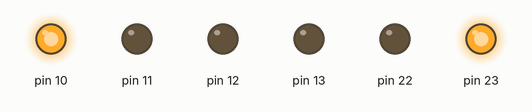
Simulated run of this sketch. Board: Arduino Uno, built with avr-gcc and run on an emulated ATmega328P. Parts: output pins drawn as LEDs (lit = HIGH).

Above: at 2.9 s.
At 6.3 s:
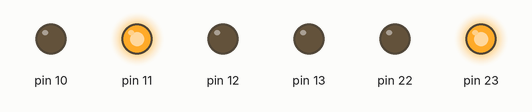
At 9.3 s:
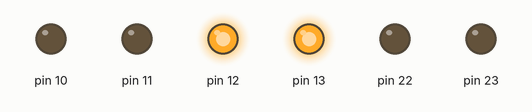
At 12.2 s:
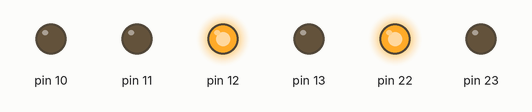
Timing chart, 0 to 16.5 s (numbered marks = the images above):
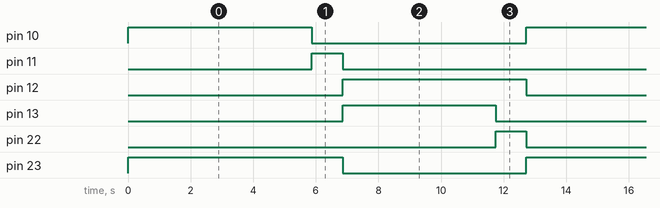

The sketch:

semaforo_asm.ino
```cpp
void setup() {
  asm(
    "sbi 0x04, 7 \n\t"
    "sbi 0x04, 6 \n\t"
    "sbi 0x04, 5 \n\t"
    "sbi 0x04, 4 \n\t"
    "sbi 0x04, 3 \n\t"
    "sbi 0x04, 2 \n\t"
  );
}

void loop() {
  asm (
    "inicio: \n\t"
    "sbi 0x05, 7 \n\t"
    "sbi 0x05, 2 \n\t"

    "call segundo \n\t"
    "call segundo \n\t"
    "call segundo \n\t"
    "call segundo \n\t"
    "call segundo \n\t"
    "call segundo \n\t"

    "cbi 0x05, 2 \n\t"
    "sbi 0x05, 3 \n\t"

    "call segundo \n\t"

    "cbi 0x05, 3 \n\t"
    "cbi 0x05, 7 \n\t"
    "sbi 0x05, 4 \n\t"
    "sbi 0x05, 5 \n\t"

    "call segundo \n\t"
    "call segundo \n\t"
    "call segundo \n\t"
    "call segundo \n\t"
    "call segundo \n\t"

    "cbi 0x05, 5 \n\t"
    "sbi 0x05, 6 \n\t"

    "call segundo \n\t"

    "cbi 0x05, 6 \n\t"
    "cbi 0x05, 4 \n\t"

    "jmp inicio \n\t"

    "segundo: \n\t"
    "call mediosegundo \n\t"
    "call mediosegundo \n\t"
    "ret \n\t"

    "mediosegundo: \n\t"
    "LDI r22, 40 \n\t"
    "LOOP_3: \n\t" //loop externo cuenta 40 con 11 instrucciones
    "LDI r21, 255 \n\t"
    "LOOP_2: \n\t" //loop intermedio cuenta 255 con 7 instrucciones
    "LDI r20, 255 \n\t"
    "LOOP_1: \n\t" //loop mas interno cuenta 255 con 3 instrucciones
    "DEC r20 \n\t"
    "BRNE LOOP_1 \n\t"
    "DEC r21 \n\t"
    "BRNE LOOP_2 \n\t"
    "DEC r22 \n\t"
    "BRNE LOOP_3 \n\t"
    "ret \n\t"
  );
}
```

Measured:
- by itself, pin 10, pin 12: alternates HIGH for 5.9 s and LOW for 6.9 s
- by itself, pin 11, pin 22: alternates HIGH for 0.98 s and LOW for 11.8 s
- by itself, pin 13: alternates HIGH for 4.9 s and LOW for 7.8 s
- by itself, pin 23: alternates HIGH for 6.9 s and LOW for 5.9 s
